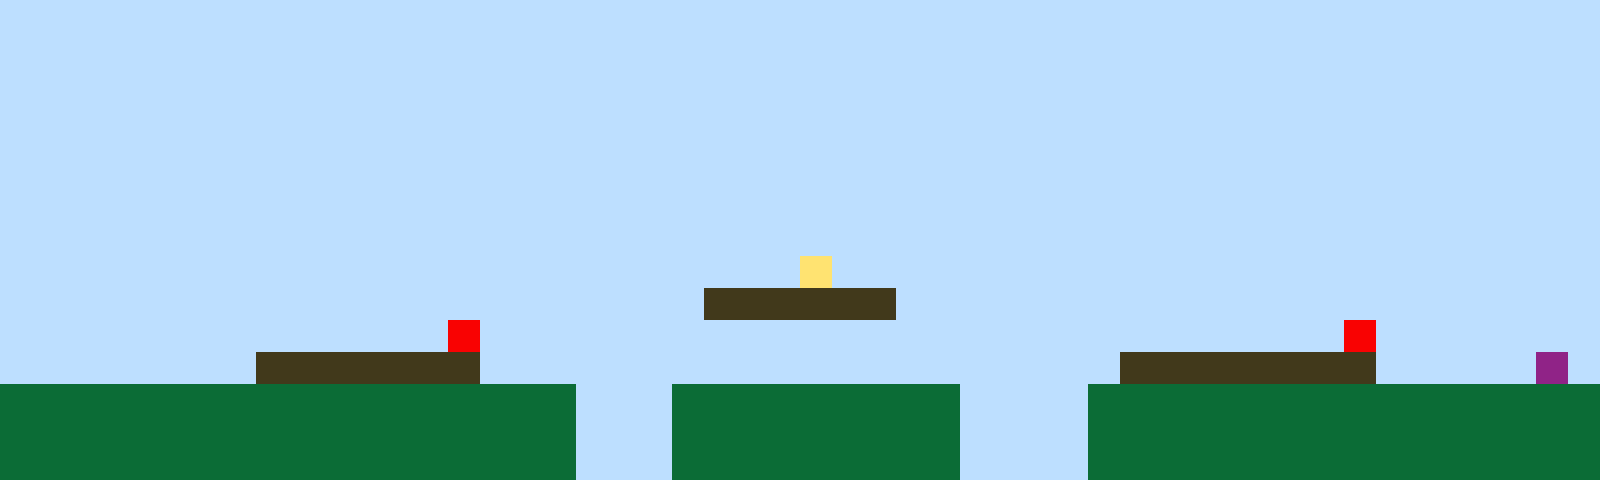

Below is a game level as drawn by its tile map, then a one-line description and the .tmx file that defines it, in full:
An orthogonal 50x15 tile map with 32x32 px tiles, 1 tile layer (Tile Layer 1).

<map version="1.10" tiledversion="1.11.2" orientation="orthogonal" renderorder="right-up" width="50" height="15" tilewidth="32" tileheight="32" infinite="0" nextlayerid="2" nextobjectid="1"><editorsettings><export target="map1.csv" format="csv" /></editorsettings><tileset firstgid="1" name="sprites" tilewidth="32" tileheight="32" tilecount="6" columns="3"><image source="sprites.png" width="96" height="64" /></tileset><layer id="1" name="Tile Layer 1" width="50" height="15"><data encoding="csv">1,1,1,1,1,1,1,1,1,1,1,1,1,1,1,1,1,1,1,1,1,1,1,1,1,1,1,1,1,1,1,1,1,1,1,1,1,1,1,1,1,1,1,1,1,1,1,1,1,1,1,1,1,1,1,1,1,1,1,1,1,1,1,1,1,1,1,1,1,1,1,1,1,1,1,1,1,1,1,1,1,1,1,1,1,1,1,1,1,1,1,1,1,1,1,1,1,1,1,1,1,1,1,1,1,1,1,1,1,1,1,1,1,1,1,1,1,1,1,1,1,1,1,1,1,1,1,1,1,1,1,1,1,1,1,1,1,1,1,1,1,1,1,1,1,1,1,1,1,1,1,1,1,1,1,1,1,1,1,1,1,1,1,1,1,1,1,1,1,1,1,1,1,1,1,1,1,1,1,1,1,1,1,1,1,1,1,1,1,1,1,1,1,1,1,1,1,1,1,1,1,1,1,1,1,1,1,1,1,1,1,1,1,1,1,1,1,1,1,1,1,1,1,1,1,1,1,1,1,1,1,1,1,1,1,1,1,1,1,1,1,1,1,1,1,1,1,1,1,1,1,1,1,1,1,1,1,1,1,1,1,1,1,1,1,1,1,1,1,1,1,1,1,1,1,1,1,1,1,1,1,1,1,1,1,1,1,1,1,1,1,1,1,1,1,1,1,1,1,1,1,1,1,1,1,1,1,1,1,1,1,1,1,1,1,1,1,1,1,1,1,1,1,1,1,1,1,1,1,1,1,1,1,1,1,1,1,1,1,1,1,1,1,1,1,1,1,1,1,1,1,1,1,1,1,1,1,1,1,1,1,1,1,1,1,1,1,1,1,1,1,1,1,1,1,1,1,1,1,1,1,1,1,1,1,1,1,1,1,1,1,1,1,1,1,1,1,1,1,1,1,1,1,1,1,1,1,1,1,1,1,1,1,1,1,1,1,1,1,1,1,1,1,1,1,4,1,1,1,1,1,1,1,1,1,1,1,1,1,1,1,1,1,1,1,1,1,1,1,1,1,1,1,1,1,1,1,1,1,1,1,1,1,1,1,1,1,1,1,1,1,1,3,3,3,3,3,3,1,1,1,1,1,1,1,1,1,1,1,1,1,1,1,1,1,1,1,1,1,1,1,1,1,1,1,1,1,1,1,1,1,1,1,1,5,1,1,1,1,1,1,1,1,1,1,1,1,1,1,1,1,1,1,1,1,1,1,1,1,1,1,1,5,1,1,1,1,1,1,1,1,1,1,1,1,1,1,1,3,3,3,3,3,3,3,1,1,1,1,1,1,1,1,1,1,1,1,1,1,1,1,1,1,1,1,3,3,3,3,3,3,3,3,1,1,1,1,1,6,1,2,2,2,2,2,2,2,2,2,2,2,2,2,2,2,2,2,2,1,1,1,2,2,2,2,2,2,2,2,2,1,1,1,1,2,2,2,2,2,2,2,2,2,2,2,2,2,2,2,2,2,2,2,2,2,2,2,2,2,2,2,2,2,2,2,2,2,2,1,1,1,2,2,2,2,2,2,2,2,2,1,1,1,1,2,2,2,2,2,2,2,2,2,2,2,2,2,2,2,2,2,2,2,2,2,2,2,2,2,2,2,2,2,2,2,2,2,2,1,1,1,2,2,2,2,2,2,2,2,2,1,1,1,1,2,2,2,2,2,2,2,2,2,2,2,2,2,2,2,2</data></layer></map>
